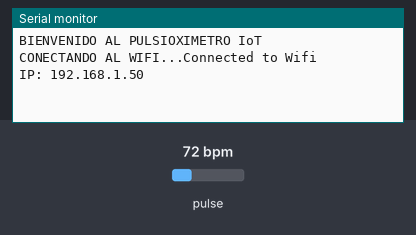
Bench run of a sketch on a simulated ESP8266 (NodeMCU). On the bench: the last lines printed to the serial monitor. Inputs (shaded band) come from the test bench; at power-on: pulse 72 bpm. WiFi joins after 1.5 s; servers stay silent unless stated.

Above: at 2.7 s.
2.8 s: pulse set to 42 bpm
At 4.4 s:
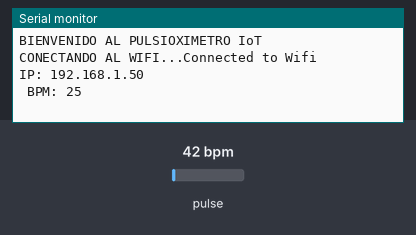
5.2 s: pulse set to 70 bpm
At 8.0 s:
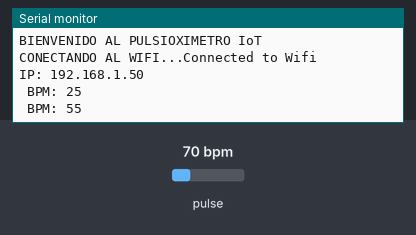

The sketch:

Pulsiox_metro_IoT.ino
```cpp
#include <Arduino.h>
#include <DNSServer.h>
#include <ESP8266WiFi.h>
#include "WiFiManager.h"
#include <WebSocketsClient.h>
#include <Hash.h>

#include <Wire.h>                // I2C  Library
#include "MAX30105.h"            // MAX3010x library
#include "heartRate.h"           // Heart rate calculating algorithm

WebSocketsClient webSocket;
const char *websocket_server = "192.168.100.124"; //la direccion del servidor de nodered
const int websocket_port = 1880;
const char *url = "/corazon";

WiFiManager wifiManager;
void configModeCallback (WiFiManager *myWiFiManager)
{
 Serial.print ("Entered config mode");
 Serial.print (WiFi.softAPIP());
// si usas el autogenerar SSID, muestra
  Serial.print (myWiFiManager->getConfigPortalSSID());
}

void webSocketEvent(WStype_t type, uint8_t *payload, size_t length)
{
  switch (type)
  {
  case WStype_DISCONNECTED:
    Serial.printf("[WSc] Disconnected!\n");
    break;
  case WStype_CONNECTED:
  {
    Serial.printf("[WSc] Connected to url: %s\n", payload);
    webSocket.sendTXT("Connected");
  }
  break;
  }
}

MAX30105 particleSensor;

const byte RATE_SIZE = 6;        // Increase this for more averaging. 4 is good.
byte rates[RATE_SIZE];           // Array of heart rates
byte rateSpot = 0;
long lastBeat = 0;               // Time at which the last beat occurred
unsigned long lastTime = 0;
float beatsPerMinute;
int beatAvg;
unsigned long timerDelay = 3000;  // espero 3 seg para generar lectura

void setup() {

Serial.begin(115200);
  // Initialize sensor
  particleSensor.begin(Wire, I2C_SPEED_FAST);    // Use default I2C port, 400kHz speed
  particleSensor.setup();                        // Configure sensor with default settings
  particleSensor.setPulseAmplitudeRed(0x0A);     // Turn Red LED to low to indicate sensor is running
Serial.println("BIENVENIDO AL PULSIOXIMETRO IoT ");
Serial.print("CONECTANDO AL WIFI...");

wifiManager.setAPCallback(configModeCallback);// configur las instancias de wifimanager
 //creo una funcion para reconetar en caso de que no se conecte cuando se conecto el dispositivo

if(!wifiManager.autoConnect("ESP8266_CORAZON")) {
  Serial.println("fallo la conexion y se agoto el tiempo de espera");

    // reseteo y vuelvo a intentar conectarme a wifi
   wifiManager.resetSettings();
   }

  Serial.println("Connected to Wifi");
  Serial.print("IP: ");
  Serial.println(WiFi.localIP());

}

void sendToServer(){

 long irValue = particleSensor.getIR();              // Reading the IR value it will permit us to know if there's a finger on the sensor or not
 //Serial.println ("IR:  "+ String (irValue));

  if (irValue > 50000)  {

    if (checkForBeat(irValue) == true)                  //If a heart beat is detected, call checkForBeat as frequent as possible to get accurate value
    {
      unsigned long currentTime=millis();
      long delta = millis() - lastBeat;                 //Measure duration between two beats
      lastBeat = millis();
      beatsPerMinute = 60 / (delta / 1000.0);           //Calculating the BPM
      if (beatsPerMinute < 255 && beatsPerMinute > 20)  //To calculate the average we strore some values (8) then do some math to calculate the average
      {
        rates[rateSpot++] = (byte)beatsPerMinute;       //Store this reading in the array
        rateSpot %= RATE_SIZE;                          //Wrap variable

        //Take average of readings
        beatAvg = 0;
        for (byte x = 0 ; x < RATE_SIZE ; x++)
          beatAvg += rates[x];
        beatAvg /= RATE_SIZE;

       if ((currentTime - lastTime) >= timerDelay) {
       lastTime = currentTime;

      Serial.println(" BPM: "+ String(beatAvg) );

      String payload = "{\"bpm\":";
      payload += beatAvg;
      payload += "}";
      webSocket.sendTXT(payload.c_str());
       }
      }
    }
  }

  else {
   Serial.println(" BPM: 0  " );
   Serial.println("PONGA EL DEDO EN EL SENSOR Y ESPERE.......");
   String payload = "{\"bpm\":";
      payload += "0";
      payload += "}";
      webSocket.sendTXT(payload.c_str());
     }

}

void loop() {
  webSocket.loop();

  sendToServer();

}
```

Measured:
- after the input at 2.8 s, the serial monitor: prints a new line after 0.99 s (image 1)
- after the input at 5.2 s, the serial monitor: prints a new line after 1.7 s (image 2)
